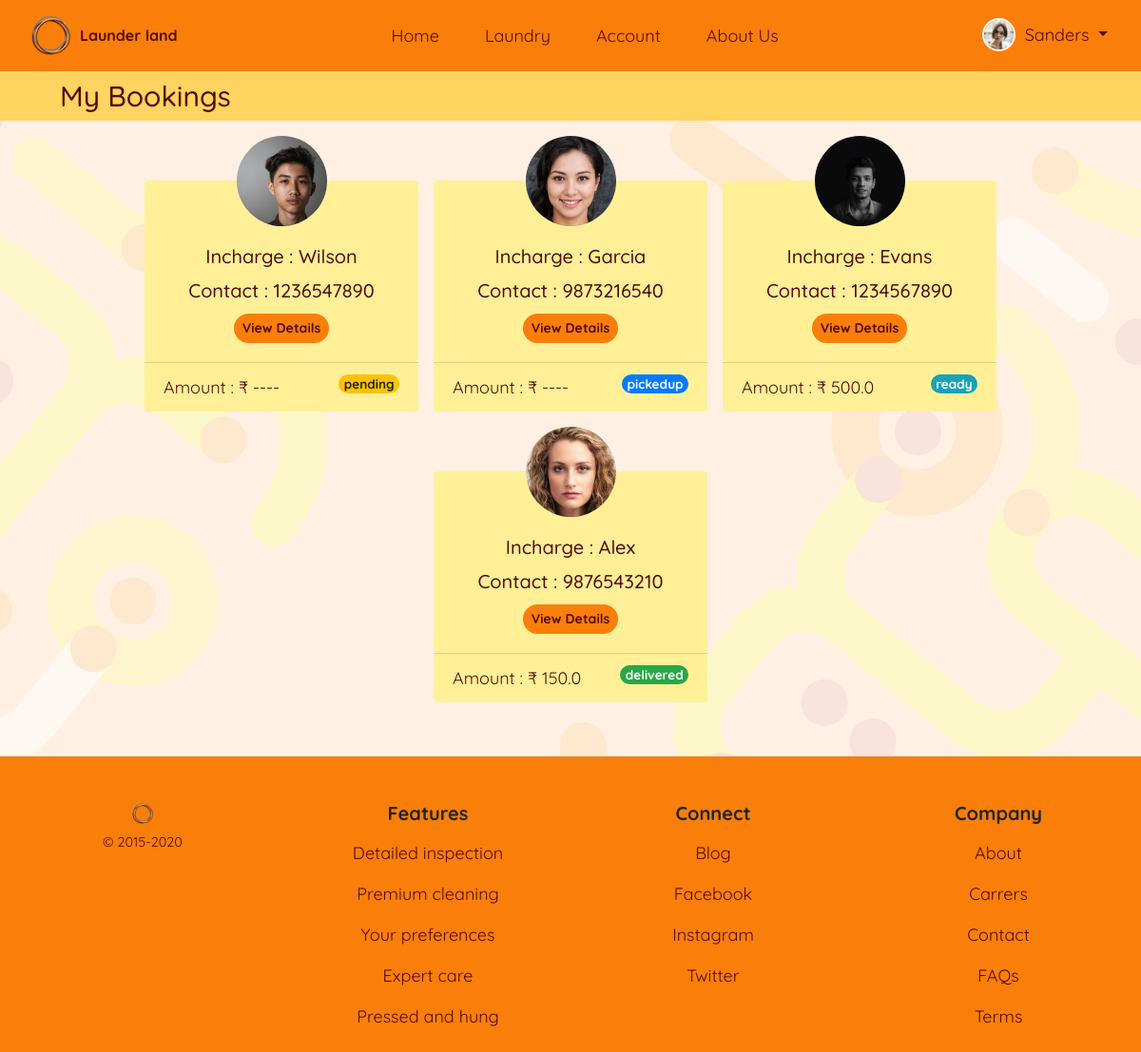
/laundry/mybookings/ (signed in), run on the app's committed database.
### usermodule/models.py (models this page shows, shortened)
class User(AbstractUser):
    username = None
    mobile = models.CharField(unique=True, max_length=10)
    email = models.EmailField(unique=True)
    first_name = models.CharField(max_length=15)
    profile_pic = models.ImageField(default="profile.png", blank=True)
    gender_choice = (('Male', 'Male'), ('Female', 'Female'),
                     ('Other', 'Other'))
    gender = models.CharField(max_length=7, choices=gender_choice)
    user_type_choice = ((1, 'Owner'), (2, 'Staff'), (3, 'Customer'))
    user_type = models.PositiveSmallIntegerField(
        choices=user_type_choice)
    staff_status = models.BooleanField(default=False)
    address = models.CharField(max_length=100)
    street = models.CharField(max_length=50)
    city = models.CharField(max_length=50)
    state = models.CharField(max_length=50)
    pincode = models.CharField(max_length=6)
    creation_date = models.DateTimeField(auto_now_add=True)
    objects = UserManager()
    USERNAME_FIELD = 'mobile'
    REQUIRED_FIELDS = ['first_name']
    class Meta:
        verbose_name = 'User'
        verbose_name_plural = 'Users'

### laundry/models.py (models this page shows, shortened)
class Booking(models.Model):
    cust_id = models.ForeignKey(
        User, on_delete=models.CASCADE, related_name="cid")
    assigned_staff = models.ForeignKey(User, on_delete=models.CASCADE)
    services = models.ManyToManyField(Service)
    quantity = models.PositiveIntegerField()
    delivery_choice = (('local', 'Pickup'), ('myself', 'Myself'))
    delivery_type = models.CharField(choices=delivery_choice, max_length=30)
    status_choice = (('pending', 'Pending'), ('pickedup', 'Picked Up'), ('canceled', 'Canceled'),
                     ('ready', 'Ready'), ('delivered', 'Delivered'))
    status = models.CharField(max_length=20, choices=status_choice,
                              default=status_choice[0][0])
    amount = models.FloatField(null=True, blank=True)
    booked_on = models.DateTimeField(auto_now_add=True)
    delivered_on = models.DateTimeField(null=True, blank=True)
    class Meta:
        verbose_name = 'Booking'
        verbose_name_plural = 'Bookings'

### usermodule/decorators.py (the view)
    def wrap(request, *args, **kwargs):
        if request.user.is_authenticated:
            if request.user.user_type == 3:
                return function(request, *args, **kwargs)
            else:
                messages.warning(request, 'Signin using Customer Account')
                return redirect(redirect('usermodule:signin').url+'?next='+request.path)
        else:
            return redirect(redirect('usermodule:signin').url+'?next='+request.path)

### laundry/views.py (called while the page is built)
@user_is_customer
def Mybookings(request):
    bookings = Booking.objects.filter(
        cust_id=request.user.id).order_by('booked_on').reverse()
    return render(request, 'laundry/booking_list.html', {'bookings': bookings})

### templates/laundry/booking_list.html (shortened to what this page needs)
{% extends 'base_layout.html' %}
{% load static %}
{% load crispy_forms_tags %}
{% block content %}
<body id="booking">
    <article class="bg_light_orange_2 container-fluid py-2">
        <section class="pr-md-auto pl-md-5 text-center text-md-left">
            <h3 class="brown mb-0 clamp_size_header">My Bookings</h3>
        </section>
    </article>
    <article class="container-fluid my-2">
        {% if bookings %}
        <div class="row d-flex justify-content-center">
            {% for book in bookings %}
            <section class="card card-cust bg-transparent border-0 m-2" style="width: 18rem;">
                <div class="mx-auto img_body d-flex d-non">
                    <img src="{{ book.assigned_staff.profile_pic.url }}" class="rounded-circle mb-n5 d-non" width="95"
                        alt="{{ book.assigned_staff.first_name }} image" style="z-index:500">
                </div>
                <div class="card-body bg_light_orange_1 text-center brown rounded">
                    <h5 class="card-title pt-5">Incharge : {{ book.assigned_staff.first_name }}</h5>
                    <h5 class="card-title">Contact : {{ book.assigned_staff.mobile }}</h5>
                    <a href="{% url 'laundry:booking_details' book.id %}"
                        class="btn btn-cust btn-sm bg_orange_1 rounded-pill brown bold">View
                        Details</a>
                </div>
                <div class="card-footer bg_light_orange_1 brown">
                    <span class="">Amount : &#x20B9; {{ book.amount|default:"----" }}</span>
                    <span class="badge float-right rounded-pill mb-0
                    {% if book.status == 'delivered' %}
                    badge-success
                    {% elif book.status == 'ready' %}
                    badge-info
                    {% elif book.status == 'pickedup' %}
                    badge-primary
                    {% elif book.status == 'pending' %}
                    badge-warning
                    {% elif book.status == 'canceled' %}
                    badge-danger
                    {% endif %}
                    ">{{ book.status }}</span>
                </div>
            </section>
            {% endfor %}
            {% else %}
            <div class="row d-flex justify-content-center align-items-center" style="height: 50vh;">
                <h4 class="bold brown"> You haven't booked anything</h4>
                {% endif %}
            </div>
    </article>
</body>
{% endblock %}

### templates/header.html (shortened to what this page needs)
{% load static %}
{% url 'homepage' as home %}
{% url 'usermodule:myaccount' as myaccount %}
{% url 'laundry:laundry' as laundry %}
<div>
    <nav class="navbar navbar-expand-lg bg_orange_1">
        <div class="container mx_width_100 justify-content-between">
            <a class="navbar-brand flex-shrink-0 btn-cust d-flex" href="{% url 'homepage' %}"
                style="min-width: 7rem"><img src="{% static 'images/logo.png' %}" alt="Horbax" width="45" />
                <h6 class="my-auto ml-2 brown bold">Launder land</h6>
            </a>
            <div class="container order-1 order-lg-0">
                <div class="navbar-collapse collapse d-lg-flex justify-content-center align-items-center"
                    id="navbarCollapse">
                    <ul class="navbar-nav">
                        <li class="nav-item my-2 mx-lg-3 clamp_size">
                            <a class="{% if request.get_full_path == home %}actives{% else %}brown{% endif %} nav-link border-0 btn-cust text-center header_big"
                                href="{% url 'homepage' %}">Home</a>
                        </li>
                        <li class="nav-item my-2 mx-lg-3 clamp_size">
                            <a class="{% if request.get_full_path == laundry %}actives{% else %}brown{% endif %} nav-link header_big border-0 btn-cust text-center"
                                href="{% url 'laundry:laundry' %}">Laundry</a>
                        </li>
                        {% if user.is_authenticated %}
                        <li class="nav-item my-2 mx-lg-3 clamp_size">
                            <a class="{% if request.get_full_path == myaccount %}actives{% else %}brown{% endif %} nav-link header_big border-0 btn-cust text-center"
                                href="{% url 'usermodule:myaccount' %}">Account</a>
                        </li>
                        {% endif %}
                        <li class="nav-item my-2 mx-lg-3 clamp_size">
                            <a class="brown nav-link header_big border-0 btn-cust text-center" href="#">About Us</a>
                        </li>
                    </ul>
                </div>
            </div>
            <div class="navbar-toolbar d-flex flex-shrink-0 align-items-center order-0 orderlg-1">
                {% if user.is_authenticated %}
                <div class="nav-item dropdown d-flex order-md-2">
                    <a class="navbar-tool mx-sm-1 mx-md-0 text-decoration-none btn-cust" href="">
                        <div class="navbar-tool-icon-box">
                            <img class="rounded-circle" src="{{ user.profile_pic.url }}" width="35"
                                style="border: 2px solid white" alt="Profile" />
                        </div>
                    </a>
                    <a class="nav-link dropdown-toggle btn-cust d-none d-md-block px-1
              {% if request.get_full_path == profile %}active{% else %}brown{% endif %}" href="#" id="navbardrop"
                        data-toggle="dropdown">
                        {{ user.first_name }}
                    </a>
                </div>
                {% endif %}
            </div>
        </div>
    </nav>
</div>

### static/css/style.css (style rules this page uses)
body { background-image: url("/static/images/home_page.png"); background-attachment: fixed; background-size: cover; -webkit-background-size: cover; -moz-background-size: cover; -o-background-size: cover; background-repeat: no-repeat; background-blend-mode: overlay; font-family: "Quicksand"; font-size: large; }
.btn-cust { transition: transform 80ms ease-in; }
.brown { color: #540c0b !important; }
.bg_orange_1 { background-color: #fa7e0a !important; }
.bg_light_orange_1 { background-color: #fff098 !important; }
.bg_light_orange_2 { background-color: #ffd460 !important; }
.bold { font-weight: 700 !important; }
.clamp_size { font-size: clmp(17px, 2.5vw, 21px) !important; }
.clamp_size_header { font-size: clamp(25px, 2.5vw, 32px) !important; }
.navbar-tool { position: relative; display: -ms-flexbox; display: flex; -ms-flex-align: center; align-items: center; }
.navbar-tool-icon-box { position: relative; width: 2.875rem; height: 2.875rem; border-radius: 50%; line-height: 2.625rem; text-align: center; color: #540c0b; }
.mx_width_100 { max-width: 100% !important; }
#booking { background-color: #ffefe2f6; }

### data on the page
User: profile_pic (picture), first_name "Sanders"
Booking: assigned_staff.profile_pic (picture), assigned_staff.first_name "Wilson", assigned_staff.mobile "1236547890", amount "----", status "pending"
Booking: assigned_staff.profile_pic (picture), assigned_staff.first_name "Garcia", assigned_staff.mobile "9873216540", amount "----", status "pickedup"
Booking: assigned_staff.profile_pic (picture), assigned_staff.first_name "Evans", assigned_staff.mobile "1234567890", amount "500.0", status "ready"
Booking: assigned_staff.profile_pic (picture), assigned_staff.first_name "Alex", assigned_staff.mobile "9876543210", amount "150.0", status "delivered"
